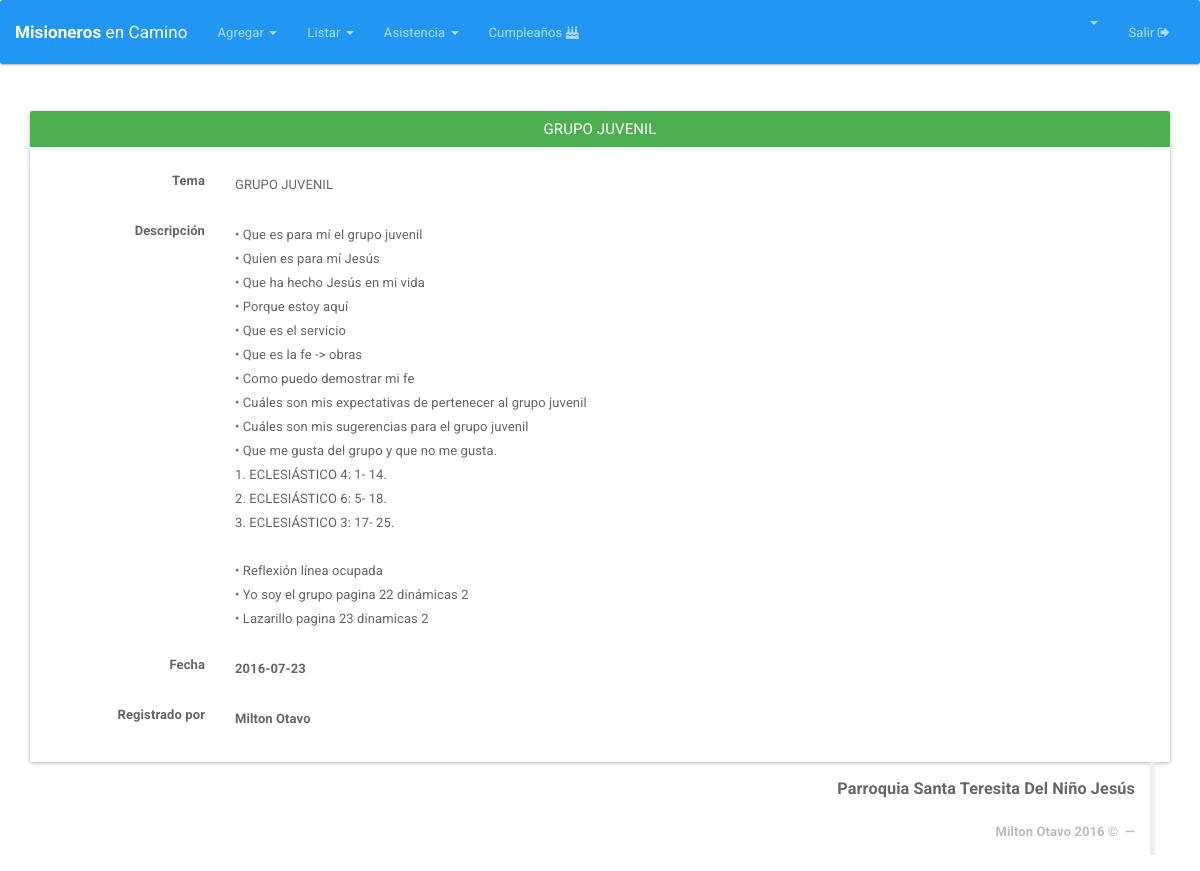
/Temas/ver/6 (signed in), run on an earlier commit of the app's database.
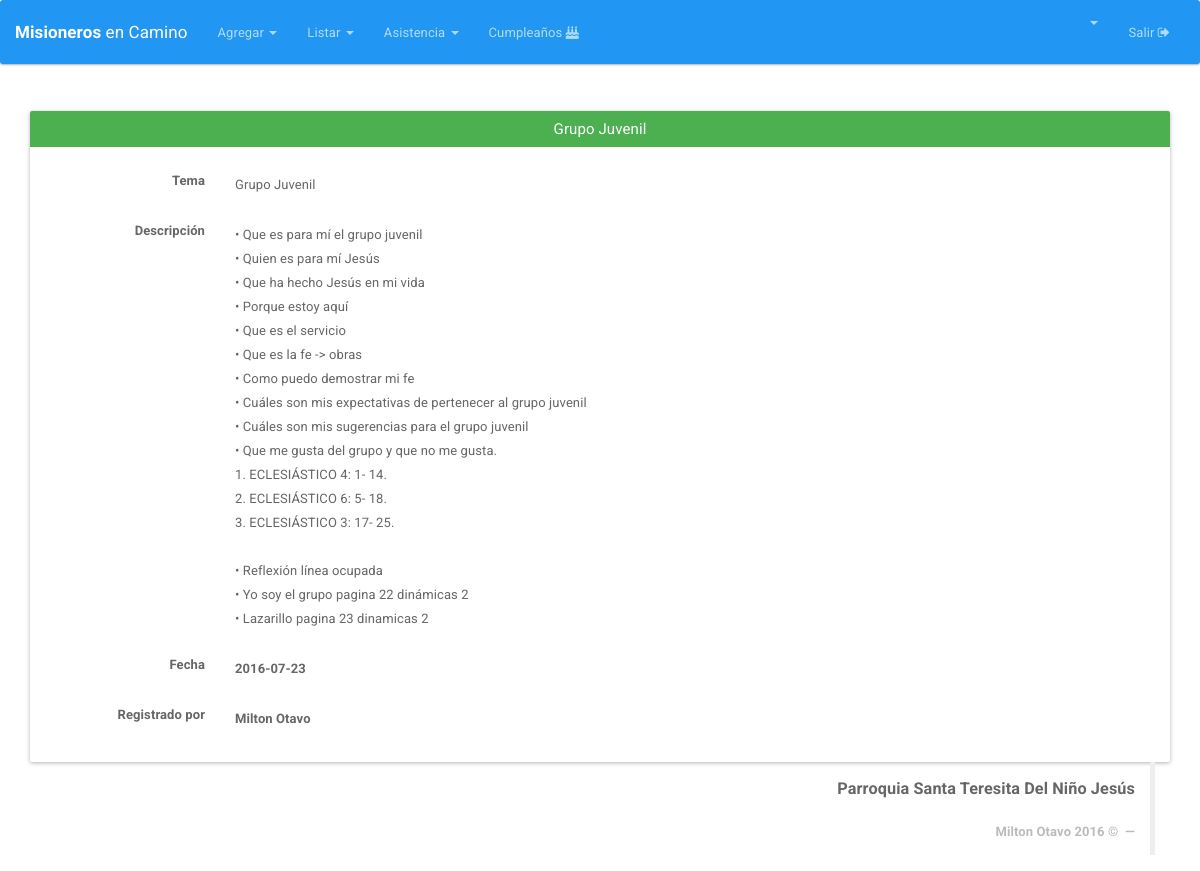
And on a later commit of the database.
### tables this page shows
CREATE TABLE IF NOT EXISTS `tema` (
  `ID_TEMA` int(11) NOT NULL AUTO_INCREMENT,
  `TEMA` varchar(50) NOT NULL,
  `DESCRIPCION` text NOT NULL,
  `FECHA` date DEFAULT NULL,
  `USUARIOLOG` bigint(11) NOT NULL,
  `FECHALOG` timestamp NOT NULL DEFAULT CURRENT_TIMESTAMP ON UPDATE CURRENT_TIMESTAMP,
  PRIMARY KEY (`ID_TEMA`),
  KEY `USUARIOLOG` (`USUARIOLOG`)
);

CREATE TABLE IF NOT EXISTS `usuarios` (
  `ID` bigint(255) NOT NULL AUTO_INCREMENT,
  `DOC` int(20) NOT NULL,
  `USER` varchar(30) NOT NULL,
  `PASS` varchar(300) NOT NULL,
  `EMAIL` varchar(40) NOT NULL,
  `ROL` int(1) NOT NULL DEFAULT '0',
  `NOMBRES` varchar(50) NOT NULL,
  `P_APELLIDO` varchar(20) NOT NULL,
  `S_APELLIDO` varchar(20) NOT NULL,
  `GENERO` varchar(1) DEFAULT NULL,
  `FECHA_REGISTRO` date DEFAULT NULL,
  `IMAGEN` text,
  `KEYPASS` varchar(60) DEFAULT NULL,
  `NEWPASS` varchar(60) DEFAULT NULL,
  `ULTIMA_CONEXION` int(32) NOT NULL DEFAULT '0',
  PRIMARY KEY (`ID`)
);

### index.php (called while the page is built, shortened)
<?php
if (isset($_SESSION['app_id'])) {
	require_once "Core/Models/Conexion.php";
}
Core\Config\Enrutador::run(new Core\Config\Request());
?>

### Core/Models/Conexion.php (called while the page is built, shortened)
<?php namespace Core\Models;
	class Conexion{
		private $datos= array (
				"host"=>DB_HOST,
				"user"=>DB_USER,
				"pass"=>DB_PASS,
				"db"=>DB_NAME
			);
		private $db;
		public function __construct()
		{
			$this->db = new \mysqli(
					$this->datos['host'],
					$this->datos['user'],
					$this->datos['pass'],
					$this->datos['db']
				);
			$this->db-> set_charset("utf8");
		}
		public function consultaRetorno($sql){
			$datos = $this->db->query($sql);
			return $datos;
		}
	}
 ?>

### Core/Config/Request.php (called while the page is built, shortened)
<?php namespace Core\Config;
class Request{
	private $metodo;
	private $argumento;
	public function __construct(){
		if(isset($_GET['url'])){
			$ruta = filter_input(INPUT_GET, 'url', FILTER_SANITIZE_URL);
			$ruta = explode("/", $ruta);
			$ruta = array_filter($ruta);
			if($ruta[0] == "index.php"){
				$this->controlador = "Login";
			}else{
				$this->controlador = strtolower(array_shift($ruta));
			}
			$this->metodo = strtolower(array_shift($ruta));
			$this->argumento = $ruta;
		}else{
			$this->controlador = "Login";
			$this->metodo = "index";
		}
	}
	public function getMetodo(){
		return $this->metodo;
	}
	public function getArgumento(){
		return $this->argumento;
	}
}
?>

### Core/Controllers/TemasController.php (called while the page is built, shortened)
<?php namespace Core\Controllers;
class TemasController{
	private $Tema;
	public function __construct(){
		$this->Tema = new Tema();
	}
	public function ver($id){
		$this->Tema->__set("idTema", $id);
		$datos=$this->Tema->view();
		return $datos;
	}
}
?>

### Core/Models/Tema.php (called while the page is built, shortened)
<?php namespace Core\Models;
	class Tema {
		private $idTema;
		private $db;
		public function __construct(){
			$this->db = new Conexion();
		}
		 public function view(){
			$sql="SELECT t.*, u.* FROM tema t  INNER JOIN usuarios u ON t.USUARIOLOG=u.ID  WHERE ID_TEMA='{$this->idTema}'";
			$datos = $this->db->consultaRetorno($sql);
			$row = mysqli_fetch_assoc($datos);
			return $row;
		}
	}
 ?>

### HTML/Temas/ver.php (the view, shortened to what this page needs)
  <html>
  <head>
  	<?php include(HTML_DIR.'/overall/header.php') ?>
  </head>
  <body>
  	<?php include(HTML_DIR.'/overall/nav.php') ?>
  	<div  class="container">
  		<br>
  		<div class="panel panel-success">
  			<div class="panel-heading">
  				<h3 class="panel-title" align="center"> <?php echo  $datos['TEMA'] ;    ?></h3>
  			</div>
  			<div class="panel-body">
  				<div class="row">
			<div class="col-md-12">
				<div class="form-horizontal" >
					<fieldset>
						<div class="form-group">
							<label for="inputNombres" class="col-lg-2 control-label"><b>Tema</b></label>
							<div class="ver col-lg-10">
								<?php echo $datos['TEMA']; ?>
							</div>
						</div>
						<div class="form-group">
							<label for="inputPrimerApellido" class="col-lg-2 control-label"><b>Descripción</b></label>
							<div class="ver col-lg-10">
								<?php echo str_replace("\n", "<br>", $datos['DESCRIPCION']) ; ?>
							</div>
						</div>
						<div class="form-group">
							<label for="inputSegundoApellido" class="col-lg-2 control-label"><b>Fecha<b></label>
							<div class="ver col-lg-10">
								<?php echo $datos['FECHA']; ?>
							</div>
						</div>
						<div class="form-group">
							<label for="inputDireccion" class="col-lg-2 control-label"><b>Registrado por</b></label>
							<div class="ver col-lg-10">
								<?php echo ucwords(strtolower($datos['NOMBRES'] . " " . $datos['P_APELLIDO'])) ; ?>
							</div>
						</div>
					</div>
		</div>
		<div class="col-md-2"></div>
	</div>
</div>
<?php include(HTML_DIR.'/overall/footer.php') ?>
</body>
</html>

What changed in the data, as far as the page shows it:
changed tema "Milton Otavo": TEMA "GRUPO JUVENIL" → "Grupo Juvenil"
